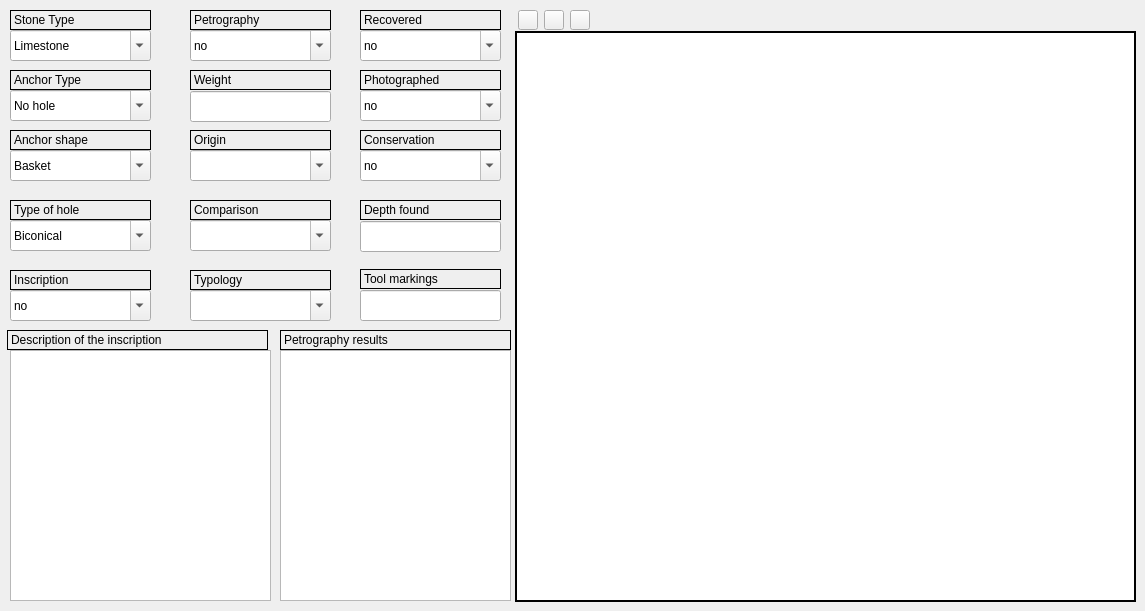
   <widget class="QWidget" name="tabWidgetPage1">
    <attribute name="icon">
     <iconset>
      <normaloff>:/images/iconANC.png</normaloff>:/images/iconANC.png</iconset>
    </attribute>
    <attribute name="title">
     <string>Anchors</string>
    </attribute>
    <widget class="QComboBox" name="comboBox_stone_type">
     <property name="geometry">
      <rect>
       <x>10</x>
       <y>30</y>
       <width>141</width>
       <height>31</height>
      </rect>
     </property>
     <property name="editable">
      <bool>true</bool>
     </property>
     <item>
      <property name="text">
       <string>Limestone</string>
      </property>
     </item>
     <item>
      <property name="text">
       <string>Basalt</string>
      </property>
     </item>
     <item>
      <property name="text">
       <string>Sandstone</string>
      </property>
     </item>
     <item>
      <property name="text">
       <string>Other</string>
      </property>
     </item>
    </widget>
    <widget class="QLabel" name="label">
     <property name="geometry">
      <rect>
       <x>10</x>
       <y>10</y>
       <width>141</width>
       <height>20</height>
      </rect>
     </property>
     <property name="frameShape">
      <enum>QFrame::Panel</enum>
     </property>
     <property name="text">
      <string>Stone Type</string>
     </property>
     <property name="openExternalLinks">
      <bool>false</bool>
     </property>
    </widget>
    <widget class="QLineEdit" name="lineEdit_list">
     <property name="geometry">
      <rect>
       <x>870</x>
       <y>60</y>
       <width>61</width>
       <height>31</height>
      </rect>
     </property>
     <property name="text">
      <string>1</string>
     </property>
     <property name="readOnly">
      <bool>true</bool>
     </property>
     <property name="cursorMoveStyle">
      <enum>Qt::VisualMoveStyle</enum>
     </property>
    </widget>
    <widget class="QLabel" name="label_12">
     <property name="geometry">
      <rect>
       <x>870</x>
       <y>40</y>
       <width>61</width>
       <height>20</height>
      </rect>
     </property>
     <property name="frameShape">
      <enum>QFrame::Panel</enum>
     </property>
     <property name="text">
      <string>Qty</string>
     </property>
    </widget>
    <widget class="QListWidget" name="iconListWidget">
     <property name="geometry">
      <rect>
       <x>515</x>
       <y>31</y>
       <width>621</width>
       <height>571</height>
      </rect>
     </property>
     <property name="frameShape">
      <enum>QFrame::WinPanel</enum>
     </property>
     <property name="frameShadow">
      <enum>QFrame::Plain</enum>
     </property>
     <property name="showDropIndicator" stdset="0">
      <bool>true</bool>
     </property>
     <property name="dragEnabled">
      <bool>true</bool>
     </property>
     <property name="dragDropOverwriteMode">
      <bool>true</bool>
     </property>
     <property name="dragDropMode">
      <enum>QAbstractItemView::DragDrop</enum>
     </property>
     <property name="defaultDropAction">
      <enum>Qt::IgnoreAction</enum>
     </property>
     <property name="movement">
      <enum>QListView::Snap</enum>
     </property>
     <property name="isWrapping" stdset="0">
      <bool>true</bool>
     </property>
     <property name="resizeMode">
      <enum>QListView::Adjust</enum>
     </property>
     <property name="viewMode">
      <enum>QListView::IconMode</enum>
     </property>
     <property name="uniformItemSizes">
      <bool>true</bool>
     </property>
     <property name="wordWrap">
      <bool>true</bool>
     </property>
     <property name="selectionRectVisible">
      <bool>true</bool>
     </property>
     <property name="sortingEnabled">
      <bool>true</bool>
     </property>
    </widget>
    <widget class="QLabel" name="label_13">
     <property name="geometry">
      <rect>
       <x>360</x>
       <y>10</y>
       <width>141</width>
       <height>20</height>
      </rect>
     </property>
     <property name="frameShape">
      <enum>QFrame::Panel</enum>
     </property>
     <property name="text">
      <string>Recovered</string>
     </property>
    </widget>
    <widget class="QLabel" name="label_15">
     <property name="geometry">
      <rect>
       <x>360</x>
       <y>130</y>
       <width>141</width>
       <height>20</height>
      </rect>
     </property>
     <property name="frameShape">
      <enum>QFrame::Panel</enum>
     </property>
     <property name="text">
      <string>Conservation</string>
     </property>
    </widget>
    <widget class="QLabel" name="label_16">
     <property name="geometry">
      <rect>
       <x>360</x>
       <y>70</y>
       <width>141</width>
       <height>20</height>
      </rect>
     </property>
     <property name="frameShape">
      <enum>QFrame::Panel</enum>
     </property>
     <property name="text">
      <string>Photographed</string>
     </property>
    </widget>
    <widget class="QComboBox" name="comboBox_recovered">
     <property name="geometry">
      <rect>
       <x>360</x>
       <y>30</y>
       <width>141</width>
       <height>31</height>
      </rect>
     </property>
     <property name="editable">
      <bool>true</bool>
     </property>
     <item>
      <property name="text">
       <string>no</string>
      </property>
     </item>
     <item>
      <property name="text">
       <string>yes</string>
      </property>
     </item>
    </widget>
    <widget class="QComboBox" name="comboBox_photo">
     <property name="geometry">
      <rect>
       <x>360</x>
       <y>90</y>
       <width>141</width>
       <height>31</height>
      </rect>
     </property>
     <property name="editable">
      <bool>true</bool>
     </property>
     <item>
      <property name="text">
       <string>no</string>
      </property>
     </item>
     <item>
      <property name="text">
       <string>yes</string>
      </property>
     </item>
    </widget>
    <widget class="QComboBox" name="comboBox_cc">
     <property name="geometry">
      <rect>
       <x>360</x>
       <y>150</y>
       <width>141</width>
       <height>31</height>
      </rect>
     </property>
     <property name="editable">
      <bool>true</bool>
     </property>
     <item>
      <property name="text">
       <string>no</string>
      </property>
     </item>
     <item>
      <property name="text">
       <string>yes</string>
      </property>
     </item>
    </widget>
    <widget class="QLineEdit" name="lineEdit_depth">
     <property name="geometry">
      <rect>
       <x>360</x>
       <y>221</y>
       <width>141</width>
       <height>31</height>
      </rect>
     </property>
     <property name="text">
      <string/>
     </property>
    </widget>
    <widget class="QLabel" name="label_132">
     <property name="geometry">
      <rect>
       <x>360</x>
       <y>200</y>
       <width>141</width>
       <height>20</height>
      </rect>
     </property>
     <property name="frameShape">
      <enum>QFrame::Panel</enum>
     </property>
     <property name="text">
      <string>Depth found</string>
     </property>
    </widget>
    <widget class="QLineEdit" name="lineEdit_tool_markings">
     <property name="geometry">
      <rect>
       <x>360</x>
       <y>290</y>
       <width>141</width>
       <height>31</height>
      </rect>
     </property>
     <property name="text">
      <string/>
     </property>
    </widget>
    <widget class="QLabel" name="label_133">
     <property name="geometry">
      <rect>
       <x>360</x>
       <y>269</y>
       <width>141</width>
       <height>20</height>
      </rect>
     </property>
     <property name="frameShape">
      <enum>QFrame::Panel</enum>
     </property>
     <property name="frameShadow">
      <enum>QFrame::Plain</enum>
     </property>
     <property name="text">
      <string>Tool markings</string>
     </property>
    </widget>
    <widget class="QLabel" name="label_19">
     <property name="geometry">
      <rect>
       <x>10</x>
       <y>270</y>
       <width>141</width>
       <height>20</height>
      </rect>
     </property>
     <property name="frameShape">
      <enum>QFrame::Panel</enum>
     </property>
     <property name="text">
      <string>Inscription</string>
     </property>
    </widget>
    <widget class="QComboBox" name="comboBox_anchor_type">
     <property name="geometry">
      <rect>
       <x>10</x>
       <y>90</y>
       <width>141</width>
       <height>31</height>
      </rect>
     </property>
     <property name="editable">
      <bool>true</bool>
     </property>
     <item>
      <property name="text">
       <string>No hole</string>
      </property>
     </item>
     <item>
      <property name="text">
       <string>1 hole</string>
      </property>
     </item>
     <item>
      <property name="text">
       <string>2 hole</string>
      </property>
     </item>
     <item>
      <property name="text">
       <string>3 hole</string>
      </property>
     </item>
    </widget>
    <widget class="QLabel" name="label_17">
     <property name="geometry">
      <rect>
       <x>10</x>
       <y>70</y>
       <width>141</width>
       <height>20</height>
      </rect>
     </property>
     <property name="frameShape">
      <enum>QFrame::Panel</enum>
     </property>
     <property name="text">
      <string>Anchor Type</string>
     </property>
    </widget>
    <widget class="QLabel" name="label_20">
     <property name="geometry">
      <rect>
       <x>10</x>
       <y>130</y>
       <width>141</width>
       <height>20</height>
      </rect>
     </property>
     <property name="styleSheet">
      <string notr="true"/>
     </property>
     <property name="frameShape">
      <enum>QFrame::Panel</enum>
     </property>
     <property name="text">
      <string>Anchor shape</string>
     </property>
    </widget>
    <widget class="QComboBox" name="comboBox_anchor_shape">
     <property name="geometry">
      <rect>
       <x>10</x>
       <y>150</y>
       <width>141</width>
       <height>31</height>
      </rect>
     </property>
     <property name="styleSheet">
      <string notr="true"/>
     </property>
     <property name="editable">
      <bool>true</bool>
     </property>
     <item>
      <property name="text">
       <string>Basket</string>
      </property>
     </item>
     <item>
      <property name="text">
       <string>Triangular</string>
      </property>
     </item>
     <item>
      <property name="text">
       <string>Rectangular</string>
      </property>
     </item>
     <item>
      <property name="text">
       <string>Trapezoidal</string>
      </property>
     </item>
     <item>
      <property name="text">
       <string>Oval</string>
      </property>
     </item>
     <item>
      <property name="text">
       <string>Other</string>
      </property>
     </item>
    </widget>
    <widget class="QComboBox" name="comboBox_type_hole">
     <property name="geometry">
      <rect>
       <x>10</x>
       <y>220</y>
       <width>141</width>
       <height>31</height>
      </rect>
     </property>
     <property name="styleSheet">
      <string notr="true"/>
     </property>
     <property name="editable">
      <bool>true</bool>
     </property>
     <item>
      <property name="text">
       <string>Biconical</string>
      </property>
     </item>
     <item>
      <property name="text">
       <string>Tubular</string>
      </property>
     </item>
     <item>
      <property name="text">
       <string>Other</string>
      </property>
     </item>
    </widget>
    <widget class="QLabel" name="label_23">
     <property name="geometry">
      <rect>
       <x>10</x>
       <y>200</y>
       <width>141</width>
       <height>20</height>
      </rect>
     </property>
     <property name="styleSheet">
      <string notr="true"/>
     </property>
     <property name="frameShape">
      <enum>QFrame::Panel</enum>
     </property>
     <property name="text">
      <string>Type of hole</string>
     </property>
    </widget>
    <widget class="QComboBox" name="comboBox_inscription">
     <property name="geometry">
      <rect>
       <x>10</x>
       <y>290</y>
       <width>141</width>
       <height>31</height>
      </rect>
     </property>
     <property name="editable">
      <bool>true</bool>
     </property>
     <item>
      <property name="text">
       <string>no</string>
      </property>
     </item>
     <item>
      <property name="text">
       <string>yes</string>
      </property>
     </item>
    </widget>
    <widget class="QLabel" name="label_126">
     <property name="geometry">
      <rect>
       <x>190</x>
       <y>200</y>
       <width>141</width>
       <height>20</height>
      </rect>
     </property>
     <property name="frameShape">
      <enum>QFrame::Panel</enum>
     </property>
     <property name="text">
      <string>Comparison</string>
     </property>
    </widget>
    <widget class="QLabel" name="label_18">
     <property name="geometry">
      <rect>
       <x>190</x>
       <y>10</y>
       <width>141</width>
       <height>20</height>
      </rect>
     </property>
     <property name="styleSheet">
      <string notr="true"/>
     </property>
     <property name="frameShape">
      <enum>QFrame::Panel</enum>
     </property>
     <property name="text">
      <string>Petrography</string>
     </property>
    </widget>
    <widget class="QLabel" name="label_125">
     <property name="geometry">
      <rect>
       <x>190</x>
       <y>130</y>
       <width>141</width>
       <height>20</height>
      </rect>
     </property>
     <property name="styleSheet">
      <string notr="true"/>
     </property>
     <property name="frameShape">
      <enum>QFrame::Panel</enum>
     </property>
     <property name="text">
      <string>Origin</string>
     </property>
    </widget>
    <widget class="QComboBox" name="comboBox_comparison">
     <property name="geometry">
      <rect>
       <x>190</x>
       <y>220</y>
       <width>141</width>
       <height>31</height>
      </rect>
     </property>
     <property name="editable">
      <bool>true</bool>
     </property>
    </widget>
    <widget class="QLabel" name="label_22">
     <property name="geometry">
      <rect>
       <x>190</x>
       <y>70</y>
       <width>141</width>
       <height>20</height>
      </rect>
     </property>
     <property name="frameShape">
      <enum>QFrame::Panel</enum>
     </property>
     <property name="text">
      <string>Weight</string>
     </property>
    </widget>
    <widget class="QLabel" name="label_127">
     <property name="geometry">
      <rect>
       <x>190</x>
       <y>270</y>
       <width>141</width>
       <height>20</height>
      </rect>
     </property>
     <property name="styleSheet">
      <string notr="true"/>
     </property>
     <property name="frameShape">
      <enum>QFrame::Panel</enum>
     </property>
     <property name="text">
      <string>Typology</string>
     </property>
    </widget>
    <widget class="QComboBox" name="comboBox_petrography">
     <property name="geometry">
      <rect>
       <x>190</x>
       <y>30</y>
       <width>141</width>
       <height>31</height>
      </rect>
     </property>
     <property name="styleSheet">
      <string notr="true"/>
     </property>
     <property name="editable">
      <bool>true</bool>
     </property>
     <item>
      <property name="text">
       <string>no</string>
      </property>
     </item>
     <item>
      <property name="text">
       <string>yes</string>
      </property>
     </item>
    </widget>
    <widget class="QLineEdit" name="lineEdit_weight">
     <property name="geometry">
      <rect>
       <x>190</x>
       <y>91</y>
       <width>141</width>
       <height>31</height>
      </rect>
     </property>
    </widget>
    <widget class="QComboBox" name="comboBox_origin">
     <property name="geometry">
      <rect>
       <x>190</x>
       <y>150</y>
       <width>141</width>
       <height>31</height>
      </rect>
     </property>
     <property name="styleSheet">
      <string notr="true"/>
     </property>
     <property name="editable">
      <bool>true</bool>
     </property>
    </widget>
    <widget class="QComboBox" name="comboBox_typology">
     <property name="geometry">
      <rect>
       <x>190</x>
       <y>290</y>
       <width>141</width>
       <height>31</height>
      </rect>
     </property>
     <property name="styleSheet">
      <string notr="true"/>
     </property>
     <property name="editable">
      <bool>true</bool>
     </property>
    </widget>
    <widget class="QLabel" name="label_46">
     <property name="geometry">
      <rect>
       <x>7</x>
       <y>330</y>
       <width>261</width>
       <height>20</height>
      </rect>
     </property>
     <property name="frameShape">
      <enum>QFrame::Panel</enum>
     </property>
     <property name="text">
      <string>Description of the inscription</string>
     </property>
    </widget>
    <widget class="QTextEdit" name="textEdit_description_i">
     <property name="geometry">
      <rect>
       <x>10</x>
       <y>350</y>
       <width>261</width>
       <height>251</height>
      </rect>
     </property>
    </widget>
    <widget class="QTextEdit" name="textEdit_petrography_r">
     <property name="geometry">
      <rect>
       <x>280</x>
       <y>350</y>
       <width>231</width>
       <height>251</height>
      </rect>
     </property>
    </widget>
    <widget class="QLabel" name="label_47">
     <property name="geometry">
      <rect>
       <x>280</x>
       <y>330</y>
       <width>231</width>
       <height>20</height>
      </rect>
     </property>
     <property name="frameShape">
      <enum>QFrame::Panel</enum>
     </property>
     <property name="text">
      <string>Petrography results</string>
     </property>
    </widget>
    <widget class="QPushButton" name="pushButton_assigntags">
     <property name="geometry">
      <rect>
       <x>544</x>
       <y>10</y>
       <width>20</width>
       <height>20</height>
      </rect>
     </property>
     <property name="sizePolicy">
      <sizepolicy hsizetype="Expanding" vsizetype="Fixed">
       <horstretch>0</horstretch>
       <verstretch>0</verstretch>
      </sizepolicy>
     </property>
     <property name="maximumSize">
      <size>
       <width>20</width>
       <height>20</height>
      </size>
     </property>
     <property name="text">
      <string/>
     </property>
     <property name="icon">
      <iconset resource="../../resources/resources.qrc">
       <normaloff>:/icons/add_tag.png</normaloff>:/icons/add_tag.png</iconset>
     </property>
    </widget>
    <widget class="QPushButton" name="pushButton_all_images">
     <property name="geometry">
      <rect>
       <x>518</x>
       <y>10</y>
       <width>20</width>
       <height>20</height>
      </rect>
     </property>
     <property name="sizePolicy">
      <sizepolicy hsizetype="Expanding" vsizetype="Fixed">
       <horstretch>0</horstretch>
       <verstretch>0</verstretch>
      </sizepolicy>
     </property>
     <property name="maximumSize">
      <size>
       <width>20</width>
       <height>20</height>
      </size>
     </property>
     <property name="icon">
      <iconset resource="../../resources/resources.qrc">
       <normaloff>:/icons/photo2.png</normaloff>:/icons/photo2.png</iconset>
     </property>
    </widget>
    <widget class="QPushButton" name="pushButton_removetags">
     <property name="geometry">
      <rect>
       <x>570</x>
       <y>10</y>
       <width>20</width>
       <height>20</height>
      </rect>
     </property>
     <property name="sizePolicy">
      <sizepolicy hsizetype="Expanding" vsizetype="Fixed">
       <horstretch>0</horstretch>
       <verstretch>0</verstretch>
      </sizepolicy>
     </property>
     <property name="maximumSize">
      <size>
       <width>20</width>
       <height>20</height>
      </size>
     </property>
     <property name="icon">
      <iconset resource="../../resources/resources.qrc">
       <normaloff>:/icons/remove_tag.png</normaloff>:/icons/remove_tag.png</iconset>
     </property>
    </widget>
    <zorder>label</zorder>
    <zorder>lineEdit_list</zorder>
    <zorder>label_12</zorder>
    <zorder>iconListWidget</zorder>
    <zorder>label_13</zorder>
    <zorder>label_15</zorder>
    <zorder>label_16</zorder>
    <zorder>comboBox_recovered</zorder>
    <zorder>comboBox_photo</zorder>
    <zorder>comboBox_cc</zorder>
    <zorder>comboBox_stone_type</zorder>
    <zorder>lineEdit_depth</zorder>
    <zorder>label_132</zorder>
    <zorder>lineEdit_tool_markings</zorder>
    <zorder>label_133</zorder>
    <zorder>label_19</zorder>
    <zorder>comboBox_anchor_type</zorder>
    <zorder>label_17</zorder>
    <zorder>label_20</zorder>
    <zorder>comboBox_anchor_shape</zorder>
    <zorder>comboBox_type_hole</zorder>
    <zorder>label_23</zorder>
    <zorder>comboBox_inscription</zorder>
    <zorder>label_126</zorder>
    <zorder>label_18</zorder>
    <zorder>label_125</zorder>
    <zorder>comboBox_comparison</zorder>
    <zorder>label_22</zorder>
    <zorder>label_127</zorder>
    <zorder>comboBox_petrography</zorder>
    <zorder>lineEdit_weight</zorder>
    <zorder>comboBox_origin</zorder>
    <zorder>comboBox_typology</zorder>
    <zorder>label_46</zorder>
    <zorder>textEdit_description_i</zorder>
    <zorder>textEdit_petrography_r</zorder>
    <zorder>label_47</zorder>
    <zorder>pushButton_assigntags</zorder>
    <zorder>pushButton_all_images</zorder>
    <zorder>pushButton_removetags</zorder>
   </widget>
